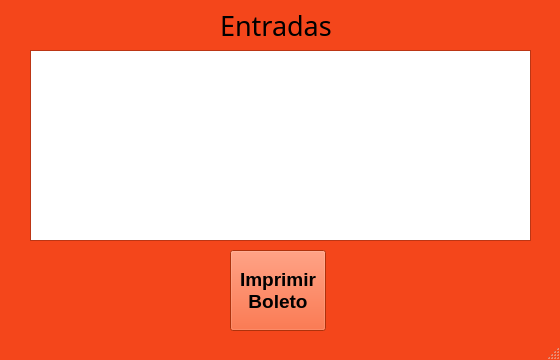
<?xml version="1.0" encoding="UTF-8"?>
<ui version="4.0">
 <class>BoletoEstac</class>
 <widget class="QMainWindow" name="BoletoEstac">
  <property name="geometry">
   <rect>
    <x>0</x>
    <y>0</y>
    <width>560</width>
    <height>360</height>
   </rect>
  </property>
  <property name="minimumSize">
   <size>
    <width>560</width>
    <height>360</height>
   </size>
  </property>
  <property name="maximumSize">
   <size>
    <width>560</width>
    <height>360</height>
   </size>
  </property>
  <property name="palette">
   <palette>
    <active>
     <colorrole role="WindowText">
      <brush brushstyle="SolidPattern">
       <color alpha="255">
        <red>0</red>
        <green>0</green>
        <blue>0</blue>
       </color>
      </brush>
     </colorrole>
     <colorrole role="Button">
      <brush brushstyle="SolidPattern">
       <color alpha="255">
        <red>244</red>
        <green>70</green>
        <blue>27</blue>
       </color>
      </brush>
     </colorrole>
     <colorrole role="Light">
      <brush brushstyle="SolidPattern">
       <color alpha="255">
        <red>255</red>
        <green>162</green>
        <blue>139</blue>
       </color>
      </brush>
     </colorrole>
     <colorrole role="Midlight">
      <brush brushstyle="SolidPattern">
       <color alpha="255">
        <red>249</red>
        <green>116</green>
        <blue>83</blue>
       </color>
      </brush>
     </colorrole>
     <colorrole role="Dark">
      <brush brushstyle="SolidPattern">
       <color alpha="255">
        <red>122</red>
        <green>35</green>
        <blue>13</blue>
       </color>
      </brush>
     </colorrole>
     <colorrole role="Mid">
      <brush brushstyle="SolidPattern">
       <color alpha="255">
        <red>163</red>
        <green>46</green>
        <blue>18</blue>
       </color>
      </brush>
     </colorrole>
     <colorrole role="Text">
      <brush brushstyle="SolidPattern">
       <color alpha="255">
        <red>0</red>
        <green>0</green>
        <blue>0</blue>
       </color>
      </brush>
     </colorrole>
     <colorrole role="BrightText">
      <brush brushstyle="SolidPattern">
       <color alpha="255">
        <red>255</red>
        <green>255</green>
        <blue>255</blue>
       </color>
      </brush>
     </colorrole>
     <colorrole role="ButtonText">
      <brush brushstyle="SolidPattern">
       <color alpha="255">
        <red>0</red>
        <green>0</green>
        <blue>0</blue>
       </color>
      </brush>
     </colorrole>
     <colorrole role="Base">
      <brush brushstyle="SolidPattern">
       <color alpha="255">
        <red>255</red>
        <green>255</green>
        <blue>255</blue>
       </color>
      </brush>
     </colorrole>
     <colorrole role="Window">
      <brush brushstyle="SolidPattern">
       <color alpha="255">
        <red>244</red>
        <green>70</green>
        <blue>27</blue>
       </color>
      </brush>
     </colorrole>
     <colorrole role="Shadow">
      <brush brushstyle="SolidPattern">
       <color alpha="255">
        <red>0</red>
        <green>0</green>
        <blue>0</blue>
       </color>
      </brush>
     </colorrole>
     <colorrole role="AlternateBase">
      <brush brushstyle="SolidPattern">
       <color alpha="255">
        <red>249</red>
        <green>162</green>
        <blue>141</blue>
       </color>
      </brush>
     </colorrole>
     <colorrole role="ToolTipBase">
      <brush brushstyle="SolidPattern">
       <color alpha="255">
        <red>255</red>
        <green>255</green>
        <blue>220</blue>
       </color>
      </brush>
     </colorrole>
     <colorrole role="ToolTipText">
      <brush brushstyle="SolidPattern">
       <color alpha="255">
        <red>0</red>
        <green>0</green>
        <blue>0</blue>
       </color>
      </brush>
     </colorrole>
    </active>
    <inactive>
     <colorrole role="WindowText">
      <brush brushstyle="SolidPattern">
       <color alpha="255">
        <red>0</red>
        <green>0</green>
        <blue>0</blue>
       </color>
      </brush>
     </colorrole>
     <colorrole role="Button">
      <brush brushstyle="SolidPattern">
       <color alpha="255">
        <red>244</red>
        <green>70</green>
        <blue>27</blue>
       </color>
      </brush>
     </colorrole>
     <colorrole role="Light">
      <brush brushstyle="SolidPattern">
       <color alpha="255">
        <red>255</red>
        <green>162</green>
        <blue>139</blue>
       </color>
      </brush>
     </colorrole>
     <colorrole role="Midlight">
      <brush brushstyle="SolidPattern">
       <color alpha="255">
        <red>249</red>
        <green>116</green>
        <blue>83</blue>
       </color>
      </brush>
     </colorrole>
     <colorrole role="Dark">
      <brush brushstyle="SolidPattern">
       <color alpha="255">
        <red>122</red>
        <green>35</green>
        <blue>13</blue>
       </color>
      </brush>
     </colorrole>
     <colorrole role="Mid">
      <brush brushstyle="SolidPattern">
       <color alpha="255">
        <red>163</red>
        <green>46</green>
        <blue>18</blue>
       </color>
      </brush>
     </colorrole>
     <colorrole role="Text">
      <brush brushstyle="SolidPattern">
       <color alpha="255">
        <red>0</red>
        <green>0</green>
        <blue>0</blue>
       </color>
      </brush>
     </colorrole>
     <colorrole role="BrightText">
      <brush brushstyle="SolidPattern">
       <color alpha="255">
        <red>255</red>
        <green>255</green>
        <blue>255</blue>
       </color>
      </brush>
     </colorrole>
     <colorrole role="ButtonText">
      <brush brushstyle="SolidPattern">
       <color alpha="255">
        <red>0</red>
        <green>0</green>
        <blue>0</blue>
       </color>
      </brush>
     </colorrole>
     <colorrole role="Base">
      <brush brushstyle="SolidPattern">
       <color alpha="255">
        <red>255</red>
        <green>255</green>
        <blue>255</blue>
       </color>
      </brush>
     </colorrole>
     <colorrole role="Window">
      <brush brushstyle="SolidPattern">
       <color alpha="255">
        <red>244</red>
        <green>70</green>
        <blue>27</blue>
       </color>
      </brush>
     </colorrole>
     <colorrole role="Shadow">
      <brush brushstyle="SolidPattern">
       <color alpha="255">
        <red>0</red>
        <green>0</green>
        <blue>0</blue>
       </color>
      </brush>
     </colorrole>
     <colorrole role="AlternateBase">
      <brush brushstyle="SolidPattern">
       <color alpha="255">
        <red>249</red>
        <green>162</green>
        <blue>141</blue>
       </color>
      </brush>
     </colorrole>
     <colorrole role="ToolTipBase">
      <brush brushstyle="SolidPattern">
       <color alpha="255">
        <red>255</red>
        <green>255</green>
        <blue>220</blue>
       </color>
      </brush>
     </colorrole>
     <colorrole role="ToolTipText">
      <brush brushstyle="SolidPattern">
       <color alpha="255">
        <red>0</red>
        <green>0</green>
        <blue>0</blue>
       </color>
      </brush>
     </colorrole>
    </inactive>
    <disabled>
     <colorrole role="WindowText">
      <brush brushstyle="SolidPattern">
       <color alpha="255">
        <red>122</red>
        <green>35</green>
        <blue>13</blue>
       </color>
      </brush>
     </colorrole>
     <colorrole role="Button">
      <brush brushstyle="SolidPattern">
       <color alpha="255">
        <red>244</red>
        <green>70</green>
        <blue>27</blue>
       </color>
      </brush>
     </colorrole>
     <colorrole role="Light">
      <brush brushstyle="SolidPattern">
       <color alpha="255">
        <red>255</red>
        <green>162</green>
        <blue>139</blue>
       </color>
      </brush>
     </colorrole>
     <colorrole role="Midlight">
      <brush brushstyle="SolidPattern">
       <color alpha="255">
        <red>249</red>
        <green>116</green>
        <blue>83</blue>
       </color>
      </brush>
     </colorrole>
     <colorrole role="Dark">
      <brush brushstyle="SolidPattern">
       <color alpha="255">
        <red>122</red>
        <green>35</green>
        <blue>13</blue>
       </color>
      </brush>
     </colorrole>
     <colorrole role="Mid">
      <brush brushstyle="SolidPattern">
       <color alpha="255">
        <red>163</red>
        <green>46</green>
        <blue>18</blue>
       </color>
      </brush>
     </colorrole>
     <colorrole role="Text">
      <brush brushstyle="SolidPattern">
       <color alpha="255">
        <red>122</red>
        <green>35</green>
        <blue>13</blue>
       </color>
      </brush>
     </colorrole>
     <colorrole role="BrightText">
      <brush brushstyle="SolidPattern">
       <color alpha="255">
        <red>255</red>
        <green>255</green>
        <blue>255</blue>
       </color>
      </brush>
     </colorrole>
     <colorrole role="ButtonText">
      <brush brushstyle="SolidPattern">
       <color alpha="255">
        <red>122</red>
        <green>35</green>
        <blue>13</blue>
       </color>
      </brush>
     </colorrole>
     <colorrole role="Base">
      <brush brushstyle="SolidPattern">
       <color alpha="255">
        <red>244</red>
        <green>70</green>
        <blue>27</blue>
       </color>
      </brush>
     </colorrole>
     <colorrole role="Window">
      <brush brushstyle="SolidPattern">
       <color alpha="255">
        <red>244</red>
        <green>70</green>
        <blue>27</blue>
       </color>
      </brush>
     </colorrole>
     <colorrole role="Shadow">
      <brush brushstyle="SolidPattern">
       <color alpha="255">
        <red>0</red>
        <green>0</green>
        <blue>0</blue>
       </color>
      </brush>
     </colorrole>
     <colorrole role="AlternateBase">
      <brush brushstyle="SolidPattern">
       <color alpha="255">
        <red>244</red>
        <green>70</green>
        <blue>27</blue>
       </color>
      </brush>
     </colorrole>
     <colorrole role="ToolTipBase">
      <brush brushstyle="SolidPattern">
       <color alpha="255">
        <red>255</red>
        <green>255</green>
        <blue>220</blue>
       </color>
      </brush>
     </colorrole>
     <colorrole role="ToolTipText">
      <brush brushstyle="SolidPattern">
       <color alpha="255">
        <red>0</red>
        <green>0</green>
        <blue>0</blue>
       </color>
      </brush>
     </colorrole>
    </disabled>
   </palette>
  </property>
  <property name="windowTitle">
   <string>Estacionamiento</string>
  </property>
  <property name="autoFillBackground">
   <bool>false</bool>
  </property>
  <widget class="QWidget" name="centralwidget">
   <widget class="QLabel" name="label">
    <property name="geometry">
     <rect>
      <x>220</x>
      <y>10</y>
      <width>131</width>
      <height>31</height>
     </rect>
    </property>
    <property name="font">
     <font>
      <family>FZChaoCuHei-M10</family>
      <pointsize>20</pointsize>
     </font>
    </property>
    <property name="text">
     <string>Entradas</string>
    </property>
    <property name="textFormat">
     <enum>Qt::AutoText</enum>
    </property>
   </widget>
   <widget class="QPushButton" name="BTNGen">
    <property name="geometry">
     <rect>
      <x>230</x>
      <y>250</y>
      <width>96</width>
      <height>81</height>
     </rect>
    </property>
    <property name="palette">
     <palette>
      <active>
       <colorrole role="WindowText">
        <brush brushstyle="SolidPattern">
         <color alpha="255">
          <red>0</red>
          <green>0</green>
          <blue>0</blue>
         </color>
        </brush>
       </colorrole>
       <colorrole role="Button">
        <brush brushstyle="SolidPattern">
         <color alpha="255">
          <red>244</red>
          <green>70</green>
          <blue>17</blue>
         </color>
        </brush>
       </colorrole>
       <colorrole role="Light">
        <brush brushstyle="SolidPattern">
         <color alpha="255">
          <red>255</red>
          <green>158</green>
          <blue>129</blue>
         </color>
        </brush>
       </colorrole>
       <colorrole role="Midlight">
        <brush brushstyle="SolidPattern">
         <color alpha="255">
          <red>249</red>
          <green>114</green>
          <blue>73</blue>
         </color>
        </brush>
       </colorrole>
       <colorrole role="Dark">
        <brush brushstyle="SolidPattern">
         <color alpha="255">
          <red>122</red>
          <green>35</green>
          <blue>8</blue>
         </color>
        </brush>
       </colorrole>
       <colorrole role="Mid">
        <brush brushstyle="SolidPattern">
         <color alpha="255">
          <red>163</red>
          <green>46</green>
          <blue>11</blue>
         </color>
        </brush>
       </colorrole>
       <colorrole role="Text">
        <brush brushstyle="SolidPattern">
         <color alpha="255">
          <red>0</red>
          <green>0</green>
          <blue>0</blue>
         </color>
        </brush>
       </colorrole>
       <colorrole role="BrightText">
        <brush brushstyle="SolidPattern">
         <color alpha="255">
          <red>255</red>
          <green>255</green>
          <blue>255</blue>
         </color>
        </brush>
       </colorrole>
       <colorrole role="ButtonText">
        <brush brushstyle="SolidPattern">
         <color alpha="255">
          <red>0</red>
          <green>0</green>
          <blue>0</blue>
         </color>
        </brush>
       </colorrole>
       <colorrole role="Base">
        <brush brushstyle="SolidPattern">
         <color alpha="255">
          <red>255</red>
          <green>255</green>
          <blue>255</blue>
         </color>
        </brush>
       </colorrole>
       <colorrole role="Window">
        <brush brushstyle="SolidPattern">
         <color alpha="255">
          <red>244</red>
          <green>70</green>
          <blue>17</blue>
         </color>
        </brush>
       </colorrole>
       <colorrole role="Shadow">
        <brush brushstyle="SolidPattern">
         <color alpha="255">
          <red>0</red>
          <green>0</green>
          <blue>0</blue>
         </color>
        </brush>
       </colorrole>
       <colorrole role="AlternateBase">
        <brush brushstyle="SolidPattern">
         <color alpha="255">
          <red>249</red>
          <green>162</green>
          <blue>136</blue>
         </color>
        </brush>
       </colorrole>
       <colorrole role="ToolTipBase">
        <brush brushstyle="SolidPattern">
         <color alpha="255">
          <red>255</red>
          <green>255</green>
          <blue>220</blue>
         </color>
        </brush>
       </colorrole>
       <colorrole role="ToolTipText">
        <brush brushstyle="SolidPattern">
         <color alpha="255">
          <red>0</red>
          <green>0</green>
          <blue>0</blue>
         </color>
        </brush>
       </colorrole>
      </active>
      <inactive>
       <colorrole role="WindowText">
        <brush brushstyle="SolidPattern">
         <color alpha="255">
          <red>0</red>
          <green>0</green>
          <blue>0</blue>
         </color>
        </brush>
       </colorrole>
       <colorrole role="Button">
        <brush brushstyle="SolidPattern">
         <color alpha="255">
          <red>244</red>
          <green>70</green>
          <blue>17</blue>
         </color>
        </brush>
       </colorrole>
       <colorrole role="Light">
        <brush brushstyle="SolidPattern">
         <color alpha="255">
          <red>255</red>
          <green>158</green>
          <blue>129</blue>
         </color>
        </brush>
       </colorrole>
       <colorrole role="Midlight">
        <brush brushstyle="SolidPattern">
         <color alpha="255">
          <red>249</red>
          <green>114</green>
          <blue>73</blue>
         </color>
        </brush>
       </colorrole>
       <colorrole role="Dark">
        <brush brushstyle="SolidPattern">
         <color alpha="255">
          <red>122</red>
          <green>35</green>
          <blue>8</blue>
         </color>
        </brush>
       </colorrole>
       <colorrole role="Mid">
        <brush brushstyle="SolidPattern">
         <color alpha="255">
          <red>163</red>
          <green>46</green>
          <blue>11</blue>
         </color>
        </brush>
       </colorrole>
       <colorrole role="Text">
        <brush brushstyle="SolidPattern">
         <color alpha="255">
          <red>0</red>
          <green>0</green>
          <blue>0</blue>
         </color>
        </brush>
       </colorrole>
       <colorrole role="BrightText">
        <brush brushstyle="SolidPattern">
         <color alpha="255">
          <red>255</red>
          <green>255</green>
          <blue>255</blue>
         </color>
        </brush>
       </colorrole>
       <colorrole role="ButtonText">
        <brush brushstyle="SolidPattern">
         <color alpha="255">
          <red>0</red>
          <green>0</green>
          <blue>0</blue>
         </color>
        </brush>
       </colorrole>
       <colorrole role="Base">
        <brush brushstyle="SolidPattern">
         <color alpha="255">
          <red>255</red>
          <green>255</green>
          <blue>255</blue>
         </color>
        </brush>
       </colorrole>
       <colorrole role="Window">
        <brush brushstyle="SolidPattern">
         <color alpha="255">
          <red>244</red>
          <green>70</green>
          <blue>17</blue>
         </color>
        </brush>
       </colorrole>
       <colorrole role="Shadow">
        <brush brushstyle="SolidPattern">
         <color alpha="255">
          <red>0</red>
          <green>0</green>
          <blue>0</blue>
         </color>
        </brush>
       </colorrole>
       <colorrole role="AlternateBase">
        <brush brushstyle="SolidPattern">
         <color alpha="255">
          <red>249</red>
          <green>162</green>
          <blue>136</blue>
         </color>
        </brush>
       </colorrole>
       <colorrole role="ToolTipBase">
        <brush brushstyle="SolidPattern">
         <color alpha="255">
          <red>255</red>
          <green>255</green>
          <blue>220</blue>
         </color>
        </brush>
       </colorrole>
       <colorrole role="ToolTipText">
        <brush brushstyle="SolidPattern">
         <color alpha="255">
          <red>0</red>
          <green>0</green>
          <blue>0</blue>
         </color>
        </brush>
       </colorrole>
      </inactive>
      <disabled>
       <colorrole role="WindowText">
        <brush brushstyle="SolidPattern">
         <color alpha="255">
          <red>122</red>
          <green>35</green>
          <blue>8</blue>
         </color>
        </brush>
       </colorrole>
       <colorrole role="Button">
        <brush brushstyle="SolidPattern">
         <color alpha="255">
          <red>244</red>
          <green>70</green>
          <blue>17</blue>
         </color>
        </brush>
       </colorrole>
       <colorrole role="Light">
        <brush brushstyle="SolidPattern">
         <color alpha="255">
          <red>255</red>
          <green>158</green>
          <blue>129</blue>
         </color>
        </brush>
       </colorrole>
       <colorrole role="Midlight">
        <brush brushstyle="SolidPattern">
         <color alpha="255">
          <red>249</red>
          <green>114</green>
          <blue>73</blue>
         </color>
        </brush>
       </colorrole>
       <colorrole role="Dark">
        <brush brushstyle="SolidPattern">
         <color alpha="255">
          <red>122</red>
          <green>35</green>
          <blue>8</blue>
         </color>
        </brush>
       </colorrole>
       <colorrole role="Mid">
        <brush brushstyle="SolidPattern">
         <color alpha="255">
          <red>163</red>
          <green>46</green>
          <blue>11</blue>
         </color>
        </brush>
       </colorrole>
       <colorrole role="Text">
        <brush brushstyle="SolidPattern">
         <color alpha="255">
          <red>122</red>
          <green>35</green>
          <blue>8</blue>
         </color>
        </brush>
       </colorrole>
       <colorrole role="BrightText">
        <brush brushstyle="SolidPattern">
         <color alpha="255">
          <red>255</red>
          <green>255</green>
          <blue>255</blue>
         </color>
        </brush>
       </colorrole>
       <colorrole role="ButtonText">
        <brush brushstyle="SolidPattern">
         <color alpha="255">
          <red>122</red>
          <green>35</green>
          <blue>8</blue>
         </color>
        </brush>
       </colorrole>
       <colorrole role="Base">
        <brush brushstyle="SolidPattern">
         <color alpha="255">
          <red>244</red>
          <green>70</green>
          <blue>17</blue>
         </color>
        </brush>
       </colorrole>
       <colorrole role="Window">
        <brush brushstyle="SolidPattern">
         <color alpha="255">
          <red>244</red>
          <green>70</green>
          <blue>17</blue>
         </color>
        </brush>
       </colorrole>
       <colorrole role="Shadow">
        <brush brushstyle="SolidPattern">
         <color alpha="255">
          <red>0</red>
          <green>0</green>
          <blue>0</blue>
         </color>
        </brush>
       </colorrole>
       <colorrole role="AlternateBase">
        <brush brushstyle="SolidPattern">
         <color alpha="255">
          <red>244</red>
          <green>70</green>
          <blue>17</blue>
         </color>
        </brush>
       </colorrole>
       <colorrole role="ToolTipBase">
        <brush brushstyle="SolidPattern">
         <color alpha="255">
          <red>255</red>
          <green>255</green>
          <blue>220</blue>
         </color>
        </brush>
       </colorrole>
       <colorrole role="ToolTipText">
        <brush brushstyle="SolidPattern">
         <color alpha="255">
          <red>0</red>
          <green>0</green>
          <blue>0</blue>
         </color>
        </brush>
       </colorrole>
      </disabled>
     </palette>
    </property>
    <property name="font">
     <font>
      <pointsize>14</pointsize>
      <weight>75</weight>
      <bold>true</bold>
     </font>
    </property>
    <property name="cursor">
     <cursorShape>PointingHandCursor</cursorShape>
    </property>
    <property name="text">
     <string>Imprimir 
Boleto</string>
    </property>
   </widget>
   <widget class="QTextEdit" name="TXTReg">
    <property name="geometry">
     <rect>
      <x>30</x>
      <y>50</y>
      <width>501</width>
      <height>191</height>
     </rect>
    </property>
    <property name="lineWrapMode">
     <enum>QTextEdit::NoWrap</enum>
    </property>
    <property name="readOnly">
     <bool>true</bool>
    </property>
    <property name="html">
     <string>&lt;!DOCTYPE HTML PUBLIC &quot;-//W3C//DTD HTML 4.0//EN&quot; &quot;http://www.w3.org/TR/REC-html40/strict.dtd&quot;&gt;
&lt;html&gt;&lt;head&gt;&lt;meta name=&quot;qrichtext&quot; content=&quot;1&quot; /&gt;&lt;style type=&quot;text/css&quot;&gt;
p, li { white-space: pre-wrap; }
&lt;/style&gt;&lt;/head&gt;&lt;body style=&quot; font-family:'Cantarell'; font-size:11pt; font-weight:400; font-style:normal;&quot;&gt;
&lt;p style=&quot;-qt-paragraph-type:empty; margin-top:0px; margin-bottom:0px; margin-left:0px; margin-right:0px; -qt-block-indent:0; text-indent:0px;&quot;&gt;&lt;br /&gt;&lt;/p&gt;&lt;/body&gt;&lt;/html&gt;</string>
    </property>
   </widget>
  </widget>
  <widget class="QStatusBar" name="statusbar"/>
 </widget>
 <resources/>
 <connections/>
</ui>
